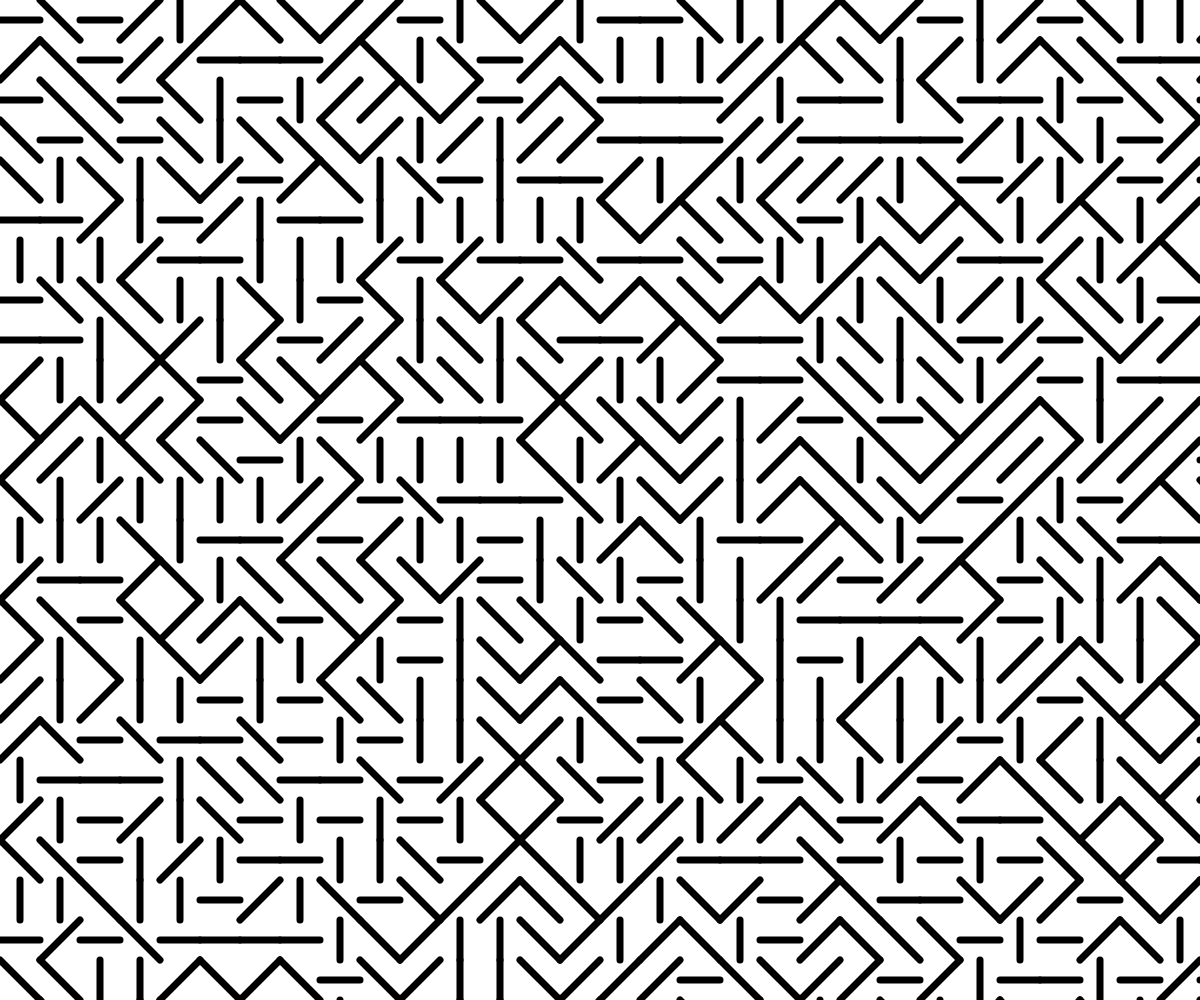
Frame 1 (no input)
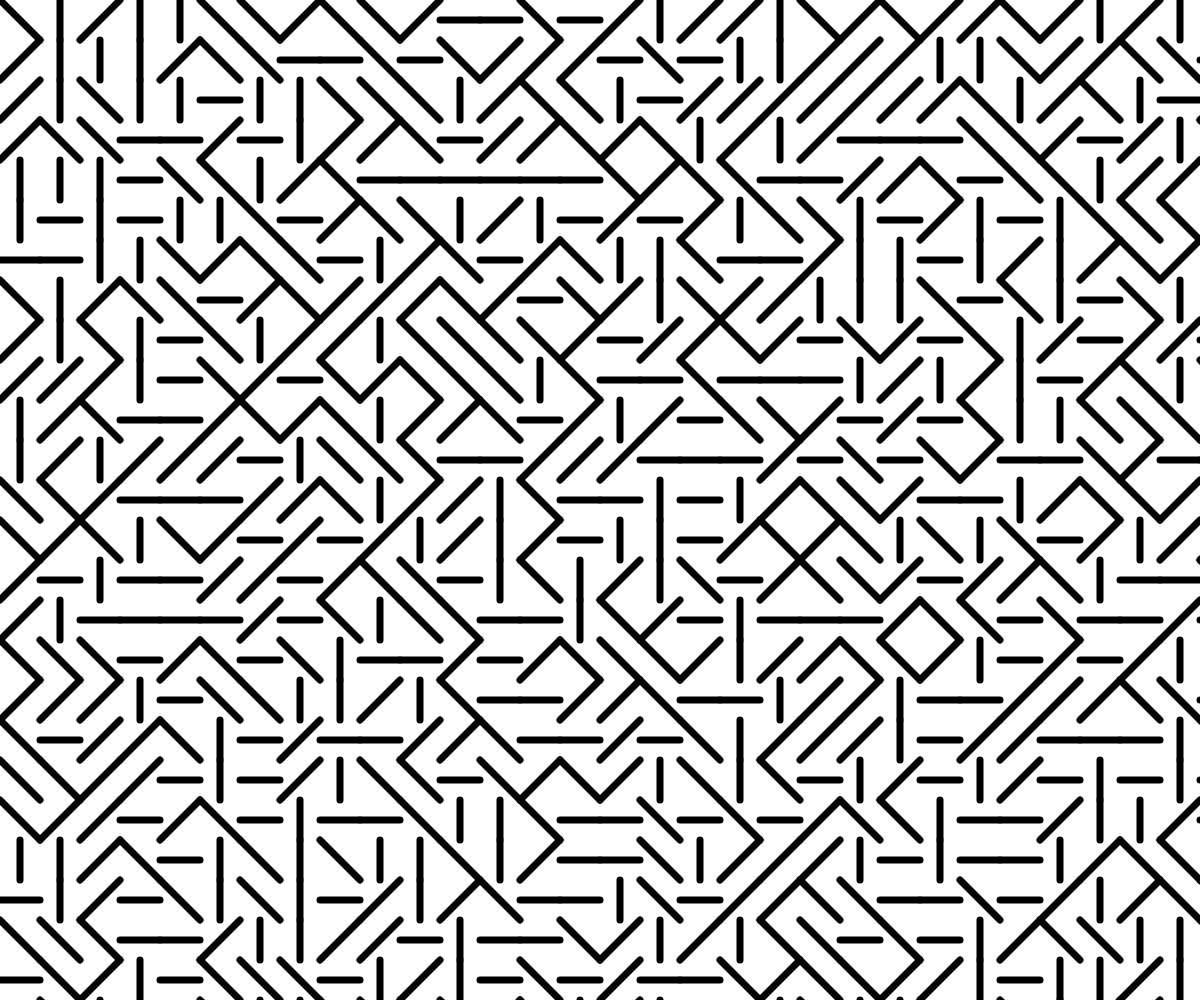
Frame 2 (the mouse pressed at the canvas centre, redrawn once)

The p5.js sketch that drew these frames (run headless with seeded random() and noise() and a simulated clock; the mouse was pressed at the canvas centre and the sketch redrawn once):

// p5.js sketch
// ── sketch.js

// let n_row = 15;
let cell_size = 40
let stroke_weight = 7
stroke_weight_decrease_coef = 0.15

function setup() {
  createCanvas(windowWidth, windowHeight);
  noLoop()
}

function draw() {
  
  // 
  // cell_size = (width - margin) / n_row
  // print(n_row)

  background(255);
  fill(0)
  strokeWeight(stroke_weight)

  for (let y = 0; y <= height; y += cell_size) {
    for (let x = 0; x <= width; x += cell_size) {

      randn = int(random(4))

      if (randn < 1) {
        line(x, y, x+cell_size, y+ cell_size)
      } 
      else if (randn < 2) {
        line(x+cell_size, y, x, y+ cell_size)
      }
      else if (randn < 3) {
        line(x, y+ cell_size/2, x + cell_size, y + cell_size / 2 )
      }
      else {
        line(x+ cell_size/2, y, x + cell_size / 2, y + cell_size )
      }
    }    
  }
  
}

function mouseClicked() {

  print(cell_size)

  if (cell_size > 7) {
    cell_size -= 2
    stroke_weight -= 0.35

  }
  draw()
}
